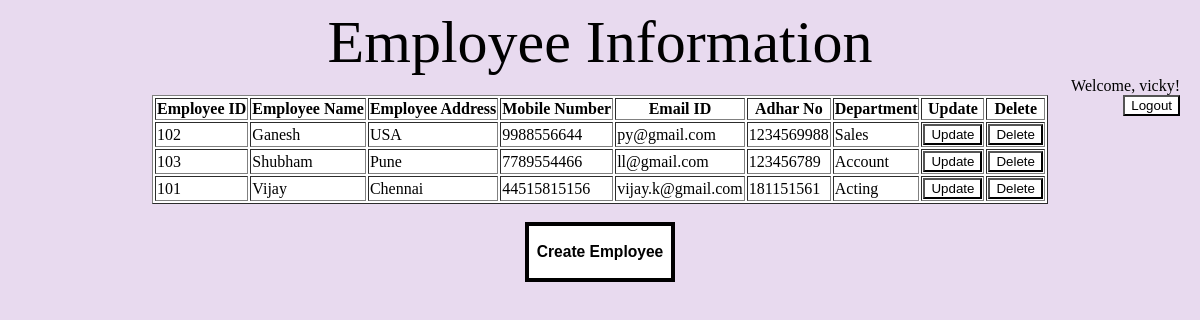
Screenshot of /list/ (signed in) with the database file from the repository.
### employeeinfo/models.py (models this page shows)
class Emp(models.Model):
    employeeid=models.IntegerField()
    employeename=models.CharField(max_length=50)
    Employeeaddress=models.TextField()
    mobilenumber=models.CharField(max_length=11)
    emailid=models.EmailField(max_length=50)
    aadharno=models.IntegerField()
    department=models.CharField(max_length=50)
    user = models.ForeignKey(User, on_delete=models.CASCADE, default=1)

### employeeinfo/views.py (the view)
# urls.py: path('list/', views.emp_list,name='emp_list'),
@login_required
def emp_list(request):
    emps=Emp.objects.filter(user=request.user)
    return render(request,'emp_list.html',{'emps':emps})

### employeeinfo/templates/emp_list.html (shortened to what this page needs)
<!DOCTYPE html>
<html lang="en">
  <head>
  </head>
  <body style="background-color:#E8DAEF">
    <center><span style="font-size:60px;">Employee Information</span></center>
    <span class="data">Welcome, {{ user.username }}!</span><br>
    <span class="data"><a href="{% url 'logout' %}"><button style="background-color:white" type="submit">Logout</button></a></span>
    <center><table border=1>
      <tr><th>Employee ID</th><th> Employee Name</th><th>Employee Address</th><th>Mobile Number</th><th>Email ID</th><th>Adhar No</th><th>Department</th><th>Update</th><th>Delete</th></tr>
      {% for emp in emps %}
      <tr><td>{{ emp.employeeid }}</td><td>{{ emp.employeename }}</td><td>{{ emp.Employeeaddress }}</td><td>{{ emp.mobilenumber }}</td><td>{{ emp.emailid }}</td><td>{{ emp.aadharno }}</td><td>{{ emp.department }}</td><td><a href="{% url 'emp_update' emp.pk %}"><button style="background-color:white" type="submit">Update</button></a></td><td><a href="{% url 'emp_delete' emp.pk %}"
        onclick="return confirm('Are you sure you want to delete this task?');"><button style="background-color:white" type="submit">Delete</button></a></td></tr>
    {% endfor %}
  </table><br>
  <center><a href="{% url 'emp_create' %}"><button class="meta" style="background-color:white" type="submit"><h3>Create Employee</h3></button></a></center><br>
  </body>
</html>

### employeeinfo/templates/emp_list.html (style rules this page uses)
body { background-image: url("https://media.istockphoto.com/id/1359993388/photo/hand-putting-manager-icon-on-top-of-wooden-stacking-of-staff-icons-for-promotion-leadership.jpg?s=612x612&w=0&k=20&c=3bRTY6iMWbm24APYeKhJZFnit2zJix3bqIzTm45EyNM="); background-repeat: no-repeat; background-size: 1500px 750px; }
.meta { height: 60px; width: 150px; border: 4px solid BLACK; }
table { background-color:white; }
.data { position:absolute; right:20px; }

### rows the page displays
Emp: employeeid "102", employeename "Ganesh", Employeeaddress "USA", mobilenumber "9988556644", emailid "py@gmail.com", aadharno "1234569988", department "Sales"
Emp: employeeid "103", employeename "Shubham", Employeeaddress "Pune", mobilenumber "7789554466", emailid "ll@gmail.com", aadharno "123456789", department "Account"
Emp: employeeid "101", employeename "Vijay", Employeeaddress "Chennai", mobilenumber "44515815156", emailid "vijay.k@gmail.com", aadharno "181151561", department "Acting"

### other values shown
{{ user.username }} "vicky"
